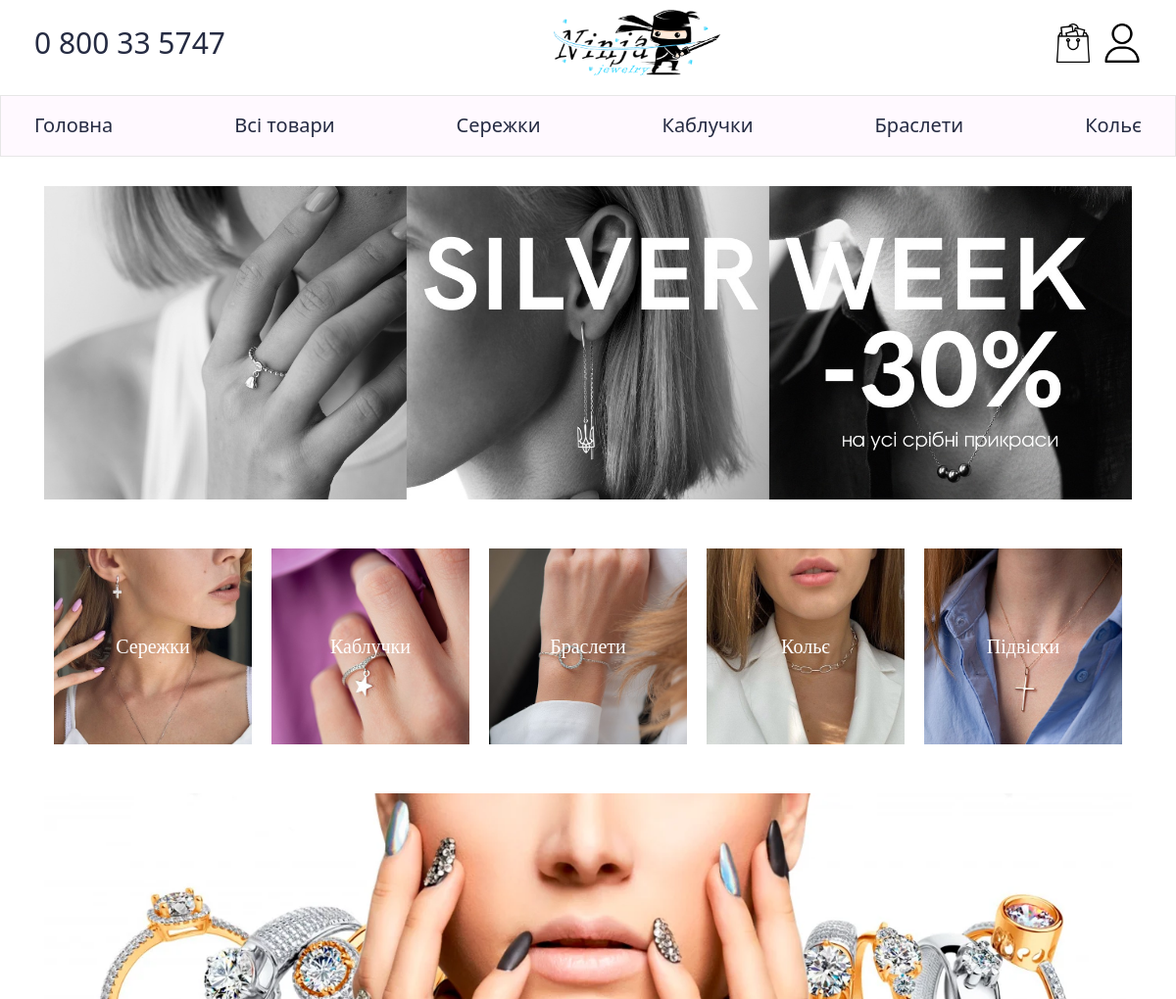
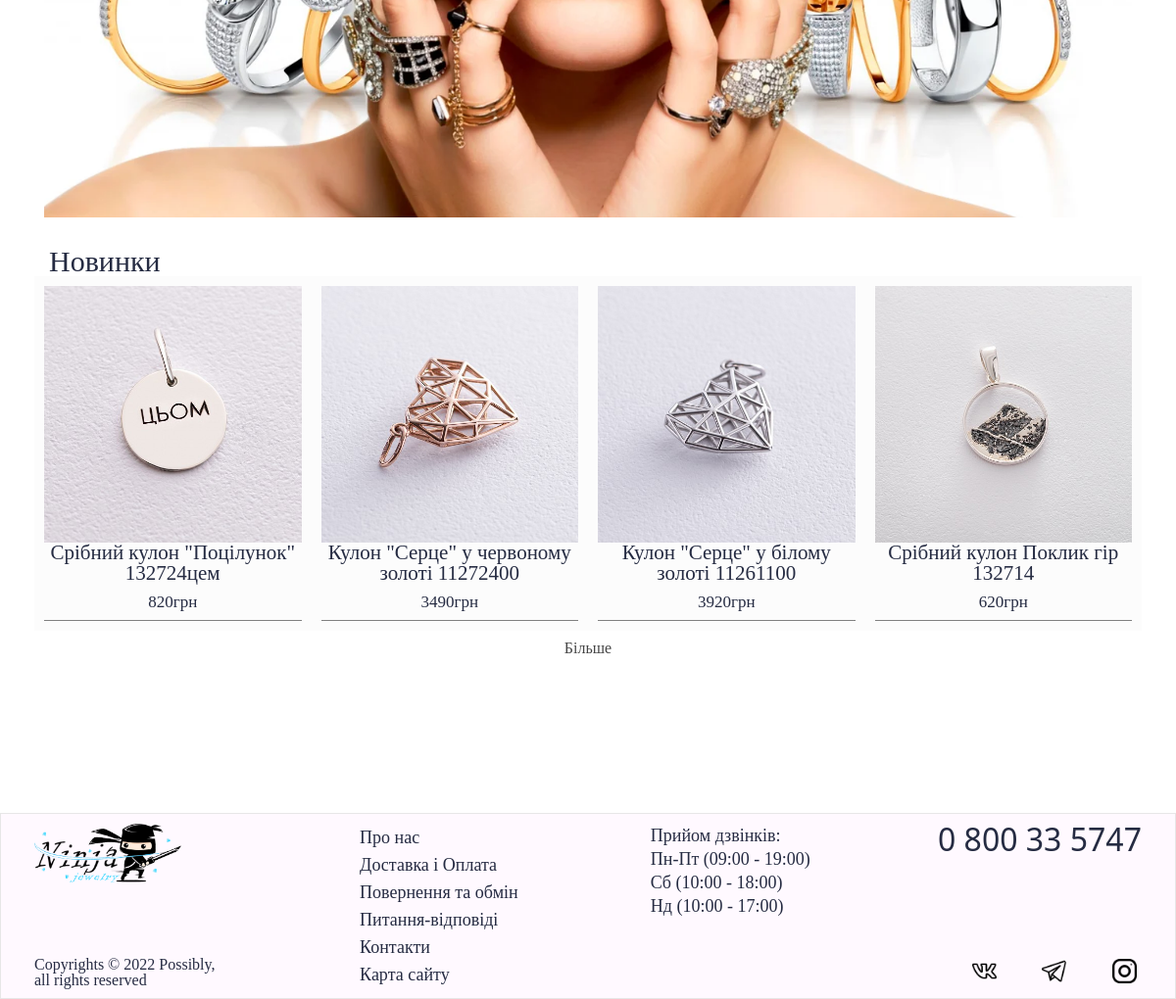
The page /home on the database its author committed (2 pictures, top to bottom).
### models/jewelry.py (models this page shows, shortened)
class Jewelry(db.Model):
    id = db.Column(db.Integer, primary_key=True)
    type = db.Column(db.String(30), nullable=False)
    image = db.Column(db.String(10), nullable=False)
    title = db.Column(db.Text, nullable=False)
    metal = db.Column(db.String(40), nullable=False)
    proba = db.Column(db.Integer, nullable=False)
    metal_color = db.Column(db.String(30), nullable=False)
    stones = db.Column(db.Text)
    gender = db.Column(db.String(30), nullable=False)
    price = db.Column(db.Integer, nullable=False)
    count = db.Column(db.Integer, nullable=False)
    date_create = db.Column(db.String(30), nullable=False, default=datetime.utcnow())

### controller/routes.py (the view)
@app.route('/')
@app.route('/home')
def index():
    jewelry = Jewelry.query.filter(Jewelry.count > 0).order_by(Jewelry.date_create.desc()).all()
    return render_template('/index.html', jewelry=jewelry[:5])

### templates/index.html (shortened to what this page needs)
{% extends 'base.html' %}
{% block body %}
<div style="width: 100%;">
    <div class="catalog_block">
        <div class="sale">
            <img src="{{ url_for('static', filename='img/sale.jpg') }}" alt="">
        </div>
        <div class="catalog">
            <button class="catalog__item" style="background-image: url('/static/img/se.jpg');">
                <div class="catalog__item_div">
                    <a href="/catalog/Сережки&Золото+Срібло&Білий+Жовтий+Червоний&Жіночі+Чоловічі+Дитячі&0+99999&&">
                        Сережки
                    </a>
                </div>
            </button>
            <button class="catalog__item" style="background-image: url('/static/img/ka.jpg');">
                <div class="catalog__item_div">
                    <a href="/catalog/Каблучка&Золото+Срібло&Білий+Жовтий+Червоний&Жіночі+Чоловічі+Дитячі&0+99999&&">
                        Каблучки
                    </a>
                </div>
            </button>
            <button class="catalog__item" style="background-image: url('/static/img/br.jpg');">
                <div class="catalog__item_div">
                    <a href="/catalog/Браслети&Золото+Срібло&Білий+Жовтий+Червоний&Жіночі+Чоловічі+Дитячі&0+99999&&">
                        Браслети
                    </a>
                </div>
            </button>
            <button class="catalog__item" style="background-image: url('/static/img/ko.jpg');">
                <div class="catalog__item_div">
                    <a href="/catalog/Кольє&Золото+Срібло&Білий+Жовтий+Червоний&Жіночі+Чоловічі+Дитячі&0+99999&&">
                        Кольє
                    </a>
                </div>
            </button>
            <button class="catalog__item" style="background-image: url('/static/img/po.jpg');">
                <div class="catalog__item_div">
                    <a href="/catalog/Підвіски&Золото+Срібло&Білий+Жовтий+Червоний&Жіночі+Чоловічі+Дитячі&0+99999&&">
                        Підвіски
                    </a>
                </div>
            </button>
        </div>
        <div class="sale">
            <img src="{{ url_for('static', filename='img/sale2.png') }}" alt="">
        </div>
        <h2 style="font-size: 30px; padding: 0 30px 0 15px; ">Новинки</h2>
        <div class="all_tovar_block">
            {% for el in jewelry[:4] %}
                <div class="catalog_item" style="display: block;">
                    <a href="/jewelry/{{ el.id }}" class="catalog_item_a">
                        <div>
                            <img src="/static/cover/{{ el.image }}" alt="" class="catalog_item_img">
                            <p class="catalog_item_title">{{ el.title }}</p>
                        </div>
                        <p class="catalog_item_price">{{ el.price }}грн</p>
                    </a>
                </div>
            {% endfor %}
        </div>
        <a href="/catalog" style="width: 100%; display: block; text-align: center; padding: 10px; color: #464646">Більше</a>
    </div>
</div>
{% endblock %}

### templates/base.html (shortened to what this page needs)
<!doctype html>
<html lang="ru">
<head>
    <link rel="stylesheet" href="{{ url_for('static', filename='css/burger.css') }}">
    <link rel="stylesheet" href="{{ url_for('static', filename='css/main.css') }}">
    <link rel="stylesheet" href="{{ url_for('static', filename='css/header_footer.css') }}">
    <link rel="stylesheet" href="{{ url_for('static', filename='css/popup.css') }}">
    <link rel="stylesheet" href="{{ url_for('static', filename='css/user_info.css') }}">
    <link rel="stylesheet" href="{{ url_for('static', filename='css/catalog.css') }}">
</head>
<body>
    <header class="header">
        <div class="header__container">
            <div class="header_up _container">
                <div>
                    <div class="telephone">
                        <span class="header_telephone">0 800 33 5747</span>
                    </div>
                </div>
                <div class="header_logo">
                    <a href="/">
                        <img src="{{ url_for('static', filename='img/logo.png') }}" alt="" class="header_logo_img">
                    </a>
                </div>
                <div class="header_account">
                    <div class="header_acc">
                        <a href="{{ url_for('cart') }}">
                            <img src="{{ url_for('static', filename='img/korz.png') }}" alt="" class="header_img">
                        </a>
                    </div>
                    <div class="header_acc dropdown">
                        <img src="{{ url_for('static', filename='img/acc.png') }}" alt="" class="header_img dropbtn">
                    </div>
                </div>
            </div>
            <div class="header_bottom">
                <ul class="header_ul _container">
                    <li><a class="header_btn" href="/">Головна</a></li>
                    <li><a class="header_btn" href="{{ url_for('catalog') }}">Всі товари</a></li>
                    <li><a class="header_btn" href="/catalog/Сережки&Золото+Срібло&Білий+Жовтий+Червоний&Жіночі+Чоловічі+Дитячі&0+99999&&">Сережки</a></li>
                    <li><a class="header_btn" href="/catalog/Каблучка&Золото+Срібло&Білий+Жовтий+Червоний&Жіночі+Чоловічі+Дитячі&0+99999&&">Каблучки</a></li>
                    <li><a class="header_btn" href="/catalog/Браслети&Золото+Срібло&Білий+Жовтий+Червоний&Жіночі+Чоловічі+Дитячі&0+99999&&">Браслети</a></li>
                    <li><a class="header_btn" href="/catalog/Кольє&Золото+Срібло&Білий+Жовтий+Червоний&Жіночі+Чоловічі+Дитячі&0+99999&&">Кольє</a></li>
                </ul>
            </div>
        </div>
    </header>
    <main class="main">
        <div class="main__container _container">
            {% block body %}{% endblock %}
        </div>
    </main>
    <footer class="footer">
        <div class="footer__container _container">
            <div class="footer_info">
                <div class="footer_logo_text">
                    <img src="{{ url_for('static', filename='img/logo.png') }}" alt="" class="footer_logo">
                    <div>
                       <p>Copyrights © 2022 Possibly, all rights reserved</p>
                    </div>
                </div>
                <div>
                    <ul class="ul_1">
                        <li>Про нас</li>
                        <li>Доставка і Оплата</li>
                        <li>Повернення та обмін</li>
                        <li>Питання-відповіді</li>
                        <li>Контакти</li>
                        <li>Карта сайту</li>
                    </ul>
                </div>
                <div>
                    <ul class="ul_2">
                        <li>Прийом дзвінків:</li>
                        <li>Пн-Пт (09:00 - 19:00)</li>
                        <li>Cб (10:00 - 18:00)</li>
                        <li>Нд (10:00 - 17:00)</li>
                    </ul>
                </div>
                <div class="text">
                    <div>
                        <p>0 800 33 5747</p>
                    </div>
                    <div class="footer_icon">
                        <img src="{{ url_for('static', filename='img/vk.png') }}" alt="" class="icon">
                        <img src="{{ url_for('static', filename='img/tg.png') }}" alt="" class="icon">
                        <img src="{{ url_for('static', filename='img/inst.png') }}" alt="" class="icon">
                    </div>
                </div>
            </div>
        </div>
    </footer>
</body>
</html>

### static/css/main.css (style rules this page uses)
*, *::before, *::after { padding: 0; margin: 0; border: 0; box-sizing: border-box; }
input,select,textarea,button { outline:none; }
ul, ol, li { list-style: none; }
a { text-decoration: none; }
img { vertical-align: top; }
h1, h2, h3, h4, h5, h6 { font-weight: inherit; font-size: inherit; }
html, body { height: 100%; line-height: 1; font-size: 16px; color: #252B42; background-color: #FFFFFF; font-weight: lighter; font-family: 'Calibri', serif; }
body { min-height: 100vh; display: flex; flex-direction: column; }
._container { min-width: 404px; max-width: 1160px; margin: 0 auto; padding: 0 15px; }
main { margin: 30px 0 150px 0; }

### static/css/header_footer.css (style rules this page uses)
.header { background-color: white; }
.header_up { display: flex; align-items: center; justify-content: space-between; }
.telephone { display: flex; justify-content: space-between; }
.header_telephone { font-family: system-ui; font-weight: lighter; font-size: 30px; }
.header_logo { max-width: 180px; padding: 10px 5px; }
.header_logo_img { width: 100%; }
.header_account { display: flex; }
.header_acc { max-width: 50px; padding: 10px 5px; position: relative; }
.header_acc:last-child { max-width: 45px; padding-right: 0; }
.header_img { cursor: pointer; width: 100%; }
.header_bottom { border: 1px solid #e7e7e7; background-color: #fff9ff; margin-top: 10px; }
.header_ul { display: flex; justify-content: space-between; padding: 20px 15px; }
.header_btn { color: #252B42; font-weight: lighter; font-size: 20px; font-family: system-ui; display: inline-block; text-decoration:none; cursor: pointer; }
.header_btn:after { display: block; content: ""; height: 1.0pt; width: 0; margin: 0 auto; background-color: #3bd1ff; transition: width .2s ease-in-out; }
.dropdown { position: relative; display: inline-block; }
.footer { margin-top: auto; background-color: #fff9ff; border: 1px solid #e7e7e7; height: fit-content; width: content-box; padding: 10px 0; }
.footer_info { display: flex; justify-content: space-between; }
.icon { width: 35px; padding: 5px; cursor: pointer; transition: 1s; border-radius: 10px; }
.text { height: content-box; display: flex; flex-direction: column; justify-content: space-between; }
.text p { font-family: system-ui; font-size: 32px; }
.footer_logo { width: 150px; display: block; }
.footer_icon { display: flex; padding: 0 0 0 30px; justify-content: space-between; }
.footer_logo_text { width: 200px; height: content-box; display: flex; flex-direction: column; justify-content: space-between; }
.ul_1 li { font-size: 18px; font-weight: 400; padding: 5px; }
.ul_2 li { font-weight: lighter; font-size: 18px; padding: 3px; }

### static/css/catalog.css (style rules this page uses)
.catalog_block { display: flex; flex-direction: column; }
.sale { width: fit-content; margin: 30px 10px; }
.sale:first-child { margin: 0 10px 30px }
.sale img { display: block; width: 100%; }
.all_tovar_block { background-color: #fcfcfc; display: grid; grid-template-columns: repeat(4, 1fr); grid-template-rows: repeat(4, auto); position: relative; align-content: space-around; }
.catalog_item { text-align: center; margin: 10px; padding-bottom: 10px; border-bottom: .1pt solid grey; transition: .4s; }
.catalog_item_a { display: flex; flex-direction: column; color: #252B42; font-size: 21px; height: 100%; justify-content: space-between; }
.catalog_item_img { display: block; width: 100%; }
.catalog_item_price { font-size: 17px; font-weight: lighter; margin-top: 10px; }
.catalog { display: flex; justify-content: space-around; padding: 10px; flex-wrap: wrap; }
.catalog__item { height: 200px; width: 200px; flex: 160px; background-size: cover; color: white; font-size: 20px; font-weight: lighter; font-family: "Calibri Light"; cursor: pointer; transition: .1s; padding: 10px; margin: 10px; position: relative; }
.catalog__item_div { height: 100%; text-align: center; position: relative; }
.catalog__item_div a { padding: 5px 20%; color: white; position: absolute; top: 50%; left: 50%; margin-right: -50%; transform: translate(-50%, -50%); transition: .3s; }
.catalog_item { display: none; position: relative; }

### rows shown on the page
Jewelry: image (picture), title "Срібний кулон \"Поцілунок\" 132724цем", price "820"
Jewelry: image (picture), title "Кулон \"Серце\" у червоному золоті 11272400", price "3490"
Jewelry: image (picture), title "Кулон \"Серце\" у білому золоті 11261100", price "3920"
Jewelry: image (picture), title "Срібний кулон Поклик гір 132714", price "620"
